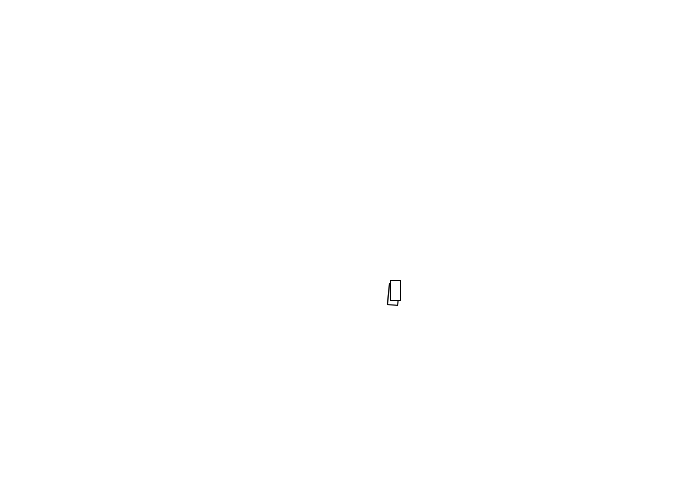
Frame 1 (no input)
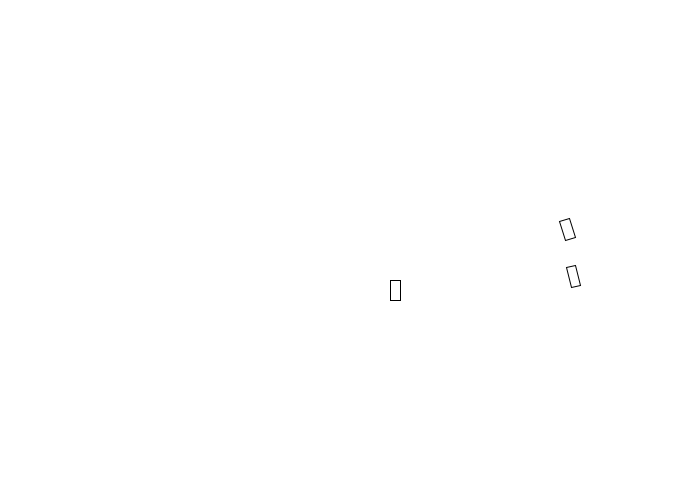
Frame 60 (the mouse pressed at the canvas centre just before this capture)
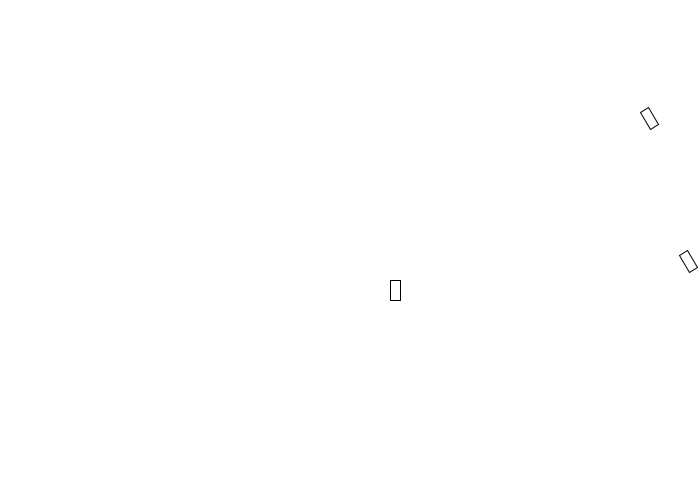
Frame 120 (the mouse held since frame 60 and released just before this capture)

The Processing sketch that drew these frames (run headless with seeded random() and noise(); from frame 60 on, the mouse is pressed at the canvas centre):

// Processing sketch: Matrix_rotate
// ── Matrix_rotate.pde
void setup() {
  size(700, 500);
}
          
void draw() {
  background(255);
  translate(width/2, height/2); 
  
  pushMatrix(); 
  translate( sin(frameCount*.01)*300, 0);
  rotate( sin(frameCount*.1) );
  rect(40,30,10,20);
  popMatrix();
  
  pushMatrix();
  rotate( sin(frameCount*.1) );
  translate( sin(frameCount*.01)*300, 0 );
  rect(40,30,10,20);
   popMatrix();
              
  rect(40,30,10,20);
}
